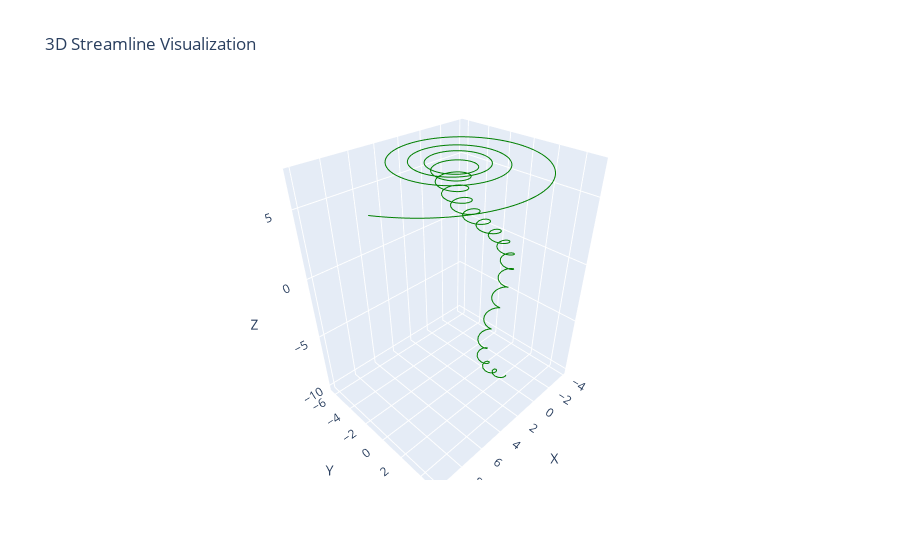

Notebook source saved alongside this figure:
### Markdown cell above
#### vtpFile has been generated named as streamline.vtp

### Code cell
import plotly.graph_objects as go

streamline_points = np.array(streamline)  # Convert streamline points for plotting

fig = go.Figure()

# Add trace for the streamline
fig.add_trace(go.Scatter3d(
    x=streamline_points[:, 0],
    y=streamline_points[:, 1],
    z=streamline_points[:, 2],
    mode='lines',
    line=dict(color='green', width=2),
    name='Streamline'
))

# Set layout properties
fig.update_layout(
    title='3D Streamline Visualization',
    scene=dict(
        xaxis=dict(title='X'),
        yaxis=dict(title='Y'),
        zaxis=dict(title='Z')
    )
)

# Show the interactive plot
fig.show()

### Figure 1 — Plotly figure (JSON) as saved in the notebook; plotly's stock layout.template omitted (floating-point values rounded to 4 significant figures; data arrays with more than 128 entries replaced by an {"elided": "..."} marker saying what was removed)
{"data": [{"line": {"color": "green", "width": 2}, "mode": "lines", "name": "Streamline", "type": "scatter3d", "x": {"elided": "639 float values"}, "y": {"elided": "639 float values"}, "z": {"elided": "639 float values"}}], "layout": {"scene": {"xaxis": {"title": {"text": "X"}}, "yaxis": {"title": {"text": "Y"}}, "zaxis": {"title": {"text": "Z"}}}, "title": {"text": "3D Streamline Visualization"}}}
